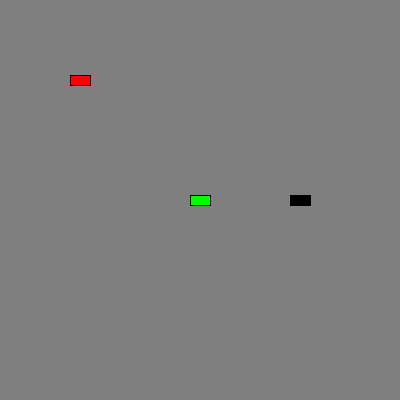
Frame 1 (no input)
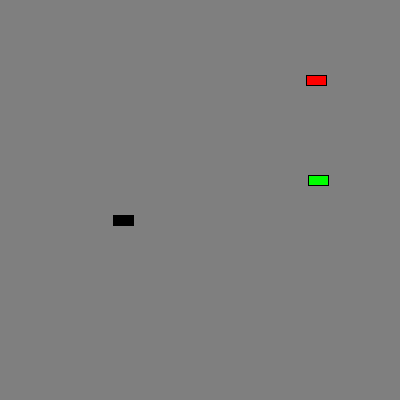
Frame 60 (the mouse pressed at the canvas centre just before this capture)
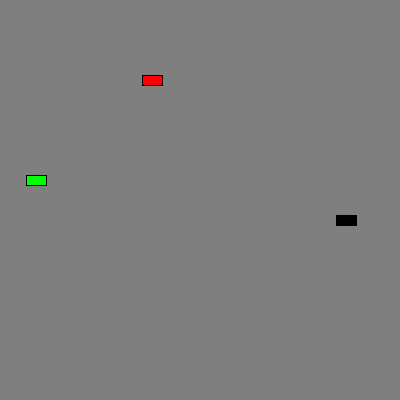
Frame 120 (the mouse held since frame 60 and released just before this capture)

The Processing sketch that drew these frames (run headless with seeded random() and noise(); from frame 60 on, the mouse is pressed at the canvas centre):

// Processing sketch: single_object_car
// ── single_object_car.pde
Car myCar;
Car redCar;
Car greenCar;
Car blackCar;

void setup(){
  size(400,400);
  redCar = new Car(80,80,4,color(255,0,0));
  greenCar = new Car(200,200,2,color(0,255,0));
  blackCar = new Car(300,200,-3);
  
}

void draw(){
  background(127);

  redCar.display();
  redCar.move();
  
  greenCar.display();
  greenCar.move();
  
  blackCar.display();
  blackCar.move();
  blackCar.collision(greenCar);
}


class Car { // Define a class below the rest of the program.
  color c; // Variables.
  float xpos;
  float ypos;
  float xspeed;

  Car(int tempX,int tempY, float tempSpeed, color tempC) { // A constructor.
    c = color(tempC);
    xpos = tempX;
    ypos = tempY;
    xspeed = tempSpeed;
  }
  
   Car(int tempX,int tempY, float tempSpeed) { // A constructor.
    c = color(0);
    xpos = tempX;
    ypos = tempY;
    xspeed = tempSpeed;
  }

  void display() { // Function.
    // The car is just a square
    rectMode(CENTER);
    stroke(0);
    fill(c);
    rect(xpos,ypos,20,10);
  }

  void move() { // Function.
    xpos = xpos + xspeed;
    if (xpos > width) {
      xpos = 0;
    }
    else if (xpos < 0)
      xpos = width;
  }
  
  void collision(Car otherCar){
    if (dist(this.xpos, this.ypos, otherCar.xpos, otherCar.ypos) <= 20){
      println("crash");
      this.ypos += 10;
      otherCar.ypos -= 10; 
    }
    
  }
}
